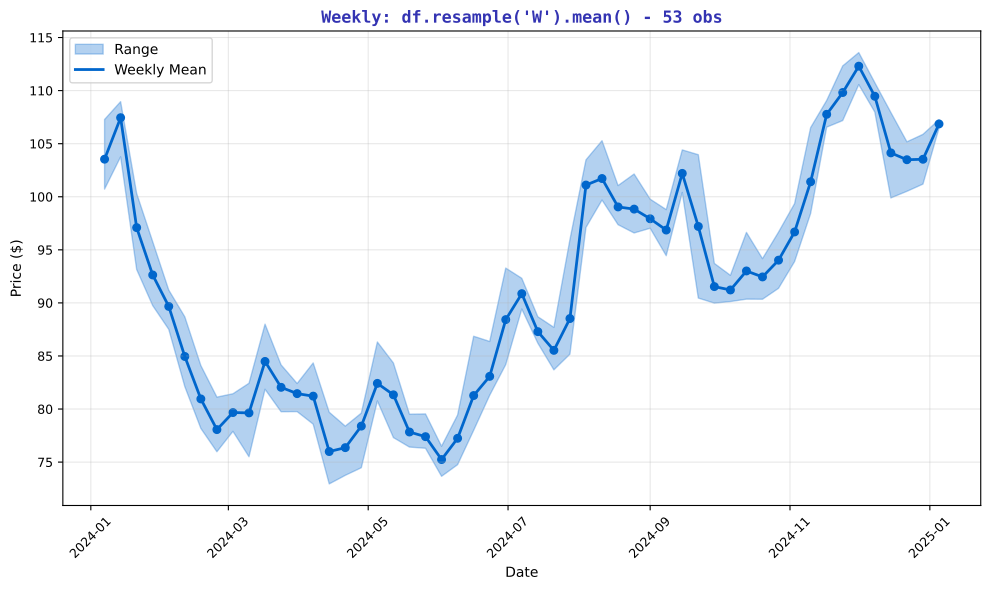

The Python source for this figure:
"""Weekly Resampling - Aggregating to lower frequency"""
import matplotlib.pyplot as plt
import numpy as np
import pandas as pd
from pathlib import Path

plt.rcParams.update({
    'font.size': 10, 'axes.labelsize': 10, 'axes.titlesize': 11,
    'xtick.labelsize': 9, 'ytick.labelsize': 9, 'legend.fontsize': 9,
    'figure.figsize': (10, 6), 'figure.dpi': 150
})

MLPURPLE = '#3333B2'
MLBLUE = '#0066CC'

np.random.seed(42)
dates = pd.date_range('2024-01-01', '2024-12-31', freq='D')
prices = 100 + np.cumsum(np.random.randn(len(dates)) * 2)
df = pd.DataFrame({'Price': prices}, index=dates)

fig, ax = plt.subplots(figsize=(10, 6))

weekly = df.resample('W').agg({'Price': ['mean', 'min', 'max']})
weekly.columns = ['Mean', 'Min', 'Max']

ax.fill_between(weekly.index, weekly['Min'], weekly['Max'], alpha=0.3, color=MLBLUE, label='Range')
ax.plot(weekly.index, weekly['Mean'], color=MLBLUE, linewidth=2, label='Weekly Mean')
ax.scatter(weekly.index, weekly['Mean'], color=MLBLUE, s=30)

ax.set_xlabel('Date', fontsize=10)
ax.set_ylabel('Price ($)', fontsize=10)
ax.set_title(f"Weekly: df.resample('W').mean() - {len(weekly)} obs", fontsize=12,
             fontweight='bold', color=MLPURPLE, family='monospace')
ax.tick_params(axis='x', rotation=45)
ax.legend(fontsize=10)
ax.grid(alpha=0.3)

plt.tight_layout()
plt.savefig(Path(__file__).parent / 'chart.pdf', dpi=300, bbox_inches='tight')
plt.close()
